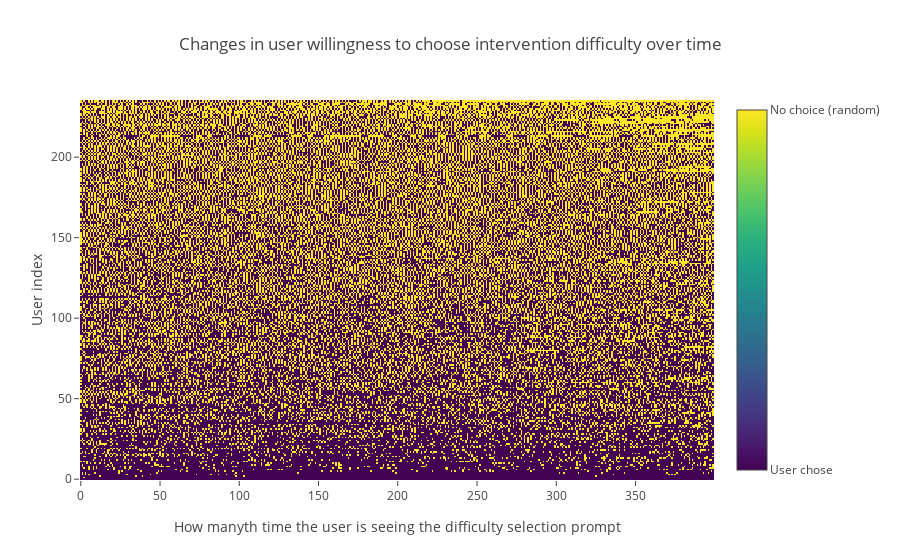

Here is the notebook cell this chart was saved with:
### Markdown cell above
Alternative visualization, showing it at the individual user level. Still doesn’t seem to be changing over time. heatmap of whether the user makes a choice (1) or goes for default randomly chosen difficulty after 10-second timeout (0). 174 users (x-axis) visualized over the first 400 difficulty choice prompts (y-axis). restricted to users who were in the 0.5 ab-test (the prompt is shown 50% of the time, other 50% of the time it goes with most frequently chosen one). users sorted in increasing choice levels. don't see any clear trends over time - users' willingness to answer the experience sampling question seems fairly static

### Code cell
from difficulty_choices import plot_israndom_choices_heatmap
plot_israndom_choices_heatmap()

### Figure 1 — Plotly figure (JSON) as saved in the notebook; plotly's stock layout.template omitted (floating-point values rounded to 4 significant figures; data arrays with more than 128 entries replaced by an {"elided": "..."} marker saying what was removed)
{"data": [{"colorbar": {"tickmode": "array", "ticktext": ["User chose", "No choice (random)"], "tickvals": [0, 1]}, "colorscale": "Viridis", "showscale": true, "type": "heatmap", "uid": "f56b4669-3aac-498e-8917-2a3d1d837a45", "z": {"elided": "236x400 int values"}}], "layout": {"title": {"text": "Changes in user willingness to choose intervention difficulty over time"}, "xaxis": {"title": {"text": "How manyth time the user is seeing the difficulty selection prompt"}}, "yaxis": {"title": {"text": "User index"}}}}
